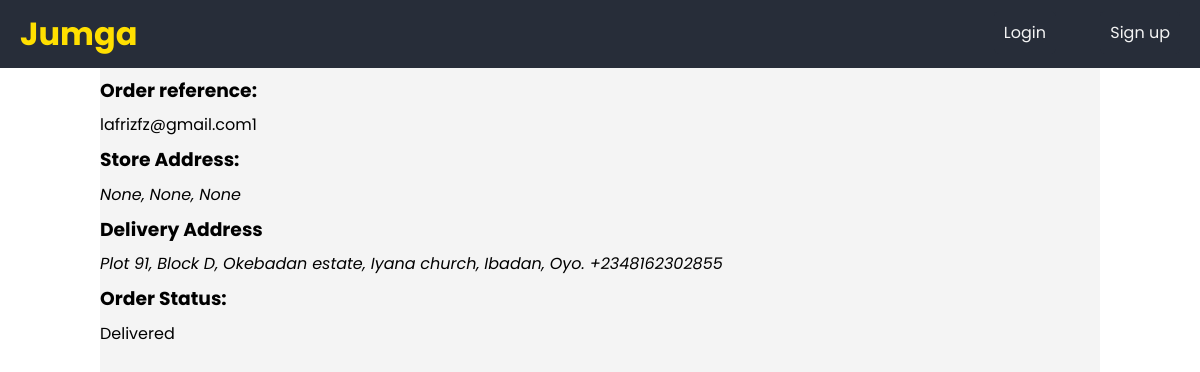
The app's page /dispatch/rider/task/details/1/ with its own data.
### store/models.py (models this page shows, shortened)
class Order(models.Model):
	class StatusChoices(models.TextChoices):
		PENDING = 'PE', _('Pending')
		SORTING = 'SR', _('Sorting')
		SHIPMENT = 'SH', _('Shipping')
		DELIVERED = 'DE', _('Delivered')
	customer = models.ForeignKey(Customer, null=True, on_delete = models.SET_NULL)
	store = models.ForeignKey(Store, on_delete=models.CASCADE)
	completed = models.BooleanField(default = False, null = True, blank = True)
	transaction_id = models.CharField(max_length = 200, null = True, blank = True)
	shipping_fee = models.IntegerField(default=0)
	status = models.CharField(max_length = 2, choices = StatusChoices.choices, default=StatusChoices.PENDING)
	signed = models.BooleanField(default=False)
	@property
	def reference(self):
		return self.customer.__str__() + str(self.id)

class Store(models.Model):
	user = models.OneToOneField(User, on_delete=models.CASCADE)
	name = models.CharField(max_length=100)
	description = models.TextField()
	email = models.EmailField()
	phone_number = PhoneNumberField()
	address_line_1 = models.CharField(max_length=200, null=True)
	address_line_2 = models.CharField(max_length=200, null=True, blank=True)
	city = models.CharField(max_length=50, null=True)
	state = models.CharField(max_length=50, null=True)
	country = models.CharField(max_length=2, choices=CountryChoices.choices, default=CountryChoices.NIGERIA)
	currency = models.CharField(max_length=3, choices=CurrencyChoices.choices, default=CurrencyChoices.NIGEIRA)
	balance = models.IntegerField(default=0)
	is_active = models.BooleanField(default=False)
	has_rider = models.BooleanField(default=False)
	slug = AutoSlugField(populate_from='name')

### account/models.py (models this page shows, shortened)
class Customer(models.Model):
    user = models.OneToOneField(User, null=True, on_delete=models.CASCADE, related_name="customer")
    device_id = models.CharField(max_length=30, unique=True, null=True, blank=True)
    def __str__(self):
        if self.user:
            name = self.user.email
        else:
            name = self.device_id
        return str(name)

class User(AbstractBaseUser):
    email = models.EmailField(verbose_name="email", max_length=60, unique=True)
    first_name = models.CharField(max_length=100)
    last_name = models.CharField(max_length=100)
    profile_picture = models.ImageField()
    phone_number = PhoneNumberField()
    date_joined = models.DateTimeField(auto_now_add=True)
    last_login = models.DateTimeField(auto_now=True)
    is_admin = models.BooleanField(default=False)
    is_active = models.BooleanField(default=True)
    is_staff = models.BooleanField(default=False)
    is_superuser = models.BooleanField(default=False)
    USERNAME_FIELD = 'email'
    REQUIRED_FIELDS = ['first_name', 'last_name']
    object = MyAccountManager()

### checkout/models.py (models this page shows)
class Address(models.Model):
    order = models.OneToOneField(Order, on_delete=models.CASCADE)
    first_name = models.CharField(max_length = 250, null = True)
    last_name = models.CharField(max_length = 250, null = True)
    email = models.EmailField(max_length = 250, null = True, blank = True)
    address_line_1 = models.CharField(max_length = 250, null = True)
    address_line_2 = models.CharField(max_length = 250, null = True, blank = True)
    city = models.CharField(max_length = 250, null = True)
    state = models.CharField(max_length = 250, null = True)
    country = models.CharField(max_length = 250, default = "Nigeria")
    postal_code = models.PositiveIntegerField(null = True)
    phone_number = PhoneNumberField()

### dispatch/views.py (the view)
# urls.py: path('task/details/<int:pk>/', views.TaskDetailsView.as_view(), name="task_details"),
class TaskDetailsView(DetailView):
    model = Order
    template_name = "dispatch/taskDetails.html"

### templates/dispatch/taskDetails.html (shortened to what this page needs)
{% extends 'product/base.html' %}
{% block body %}
    <p><h3>Order reference: </h3> {{ order.reference }}</p>
    <h3>Store Address:</h3>
    <address>
        {{ order.store.address_line_1 }},
        {{ order.store.city }},
        {{ order.store.state }}
    </address>
    <h3>Delivery Address</h3>
    <address>
        {{ order.address.address_line_1 }},
        {{ order.address.city }},
        {{ order.address.state }}.
        {{ order.address.phone_number }}
    </address>
    <h3>Order Status:</h3>
    <p>{{ order.get_status_display }}</p>
{% endblock %}

### static/css/base.css (style rules this page uses)
* { box-sizing: border-box; text-decoration: none; margin: 0; font-family: 'Poppins', sans-serif; }
body { width: 100%; margin: 0; background: white; }

### records on screen
Order: reference "lafrizfz@gmail.com1", store.address_line_1 "None", store.city "None", store.state "None", address.address_line_1 "Plot 91, Block D, Okebadan estate, Iyana church", address.city "Ibadan", address.state "Oyo", address.phone_number "+2348162302855", status "Delivered"
